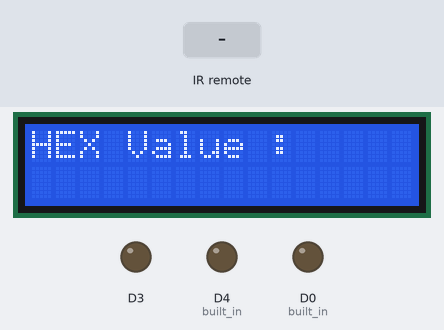
Recording of a sketch running on a simulated ESP8266 (NodeMCU). On the bench: 16×2 character LCD, output pins drawn as LEDs (lit = HIGH). Inputs (shaded band) come from the test bench.

Above: at 1.2 s.
1.3 s: infrared code 0x4F58807F received
At 2.3 s:
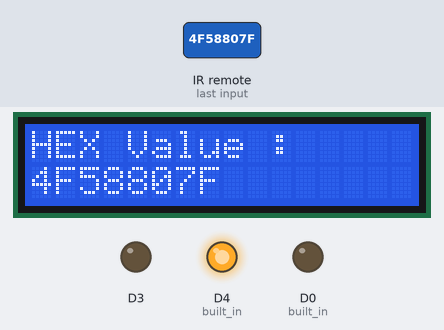
2.8 s: infrared code 0x4F5800FF received
At 3.4 s:
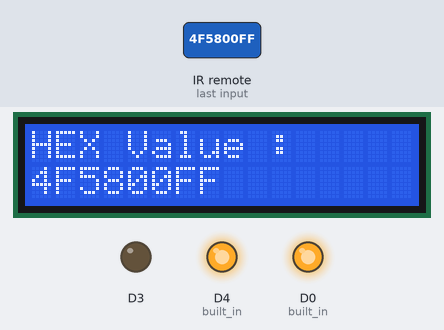
4.3 s: infrared code 0x4F5840BF received
At 4.6 s:
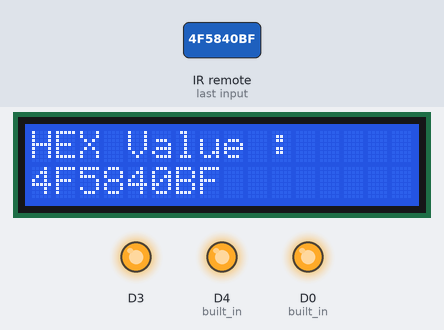
5.8 s: infrared code 0x4F58807F received
At 6.9 s:
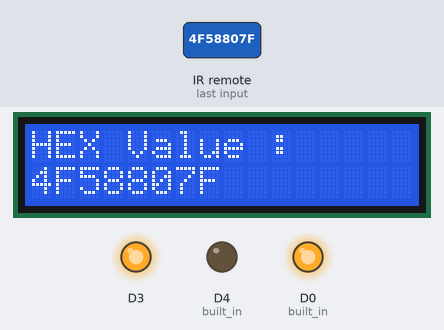
7.3 s: infrared code 0x4F5800FF received
At 8.1 s:
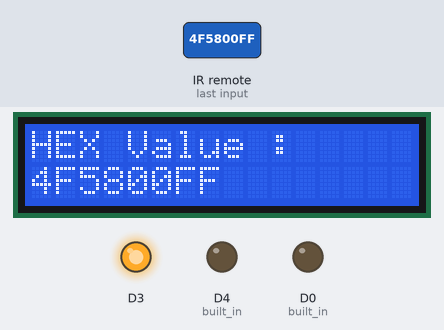
Timing chart, 0 to 9.8 s (numbered marks = the images above; inputs shaded):
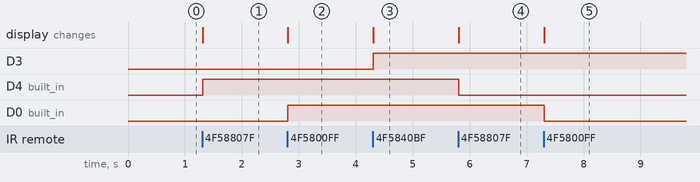

The sketch:

IRremote_reciever_lcd_esp8266.ino
```cpp
#include <Arduino.h>

// IR Library
#include <IRremoteESP8266.h>
#include <IRrecv.h>
#include <IRutils.h>

// LCD and I2C
#include <Wire.h>
#include <LiquidCrystal_I2C.h>

// alamat lcd
LiquidCrystal_I2C lcd(0x27,16,2);

// GPIO 16 gabisa karna ga ada interrupts
const uint16_t kRecvPin = 13; // pin D7
unsigned long key_value = 0;
IRrecv irrecv(kRecvPin);

decode_results results;

void setup() {
  Serial.begin(115200);
  irrecv.enableIRIn();  // Start the receiver
  while (!Serial)  // Wait for the serial connection to be establised.
    delay(50);
  Serial.println();

  pinMode(D0, OUTPUT); // built in
  pinMode(D4, OUTPUT); // built in
  pinMode(D3, OUTPUT);

  lcd.init();
  lcd.backlight();
  lcd.setCursor(0, 0);
  lcd.print("HEX Value :");
}

void loop() {
  if (irrecv.decode(&results)) {
    lcd.setCursor(0, 1);
    lcd.print(results.value, HEX);

    switch(results.value){
          case 0x4F58807F:
            if (digitalRead(D4) == 0){
              digitalWrite(D4, HIGH);
            }else{
              digitalWrite(D4, LOW);
            }
            break;
          case 0x4F5800FF:
            if (digitalRead(D0) == 0){
              digitalWrite(D0, HIGH);
            }else{
              digitalWrite(D0, LOW);
            }
            break;
          case 0x4F5840BF:
            if (digitalRead(D3) == 0){
              digitalWrite(D3, HIGH);
            }else{
              digitalWrite(D3, LOW);
            }
            break ;
    }
    irrecv.resume();  //next value
  }
}
```

Measured:
- after the input at 1.3 s, D4 (built_in): LOW → HIGH at once; the display: changes at once (image 1)
- after the input at 2.8 s, D0 (built_in): LOW → HIGH at once; the display: changes at once (image 2)
- after the input at 4.3 s, D3: LOW → HIGH at once; the display: changes at once (image 3)
- after the input at 5.8 s, D4 (built_in): HIGH → LOW at once; the display: changes at once (image 4)
- after the input at 7.3 s, D0 (built_in): HIGH → LOW at once; the display: changes at once (image 5)
